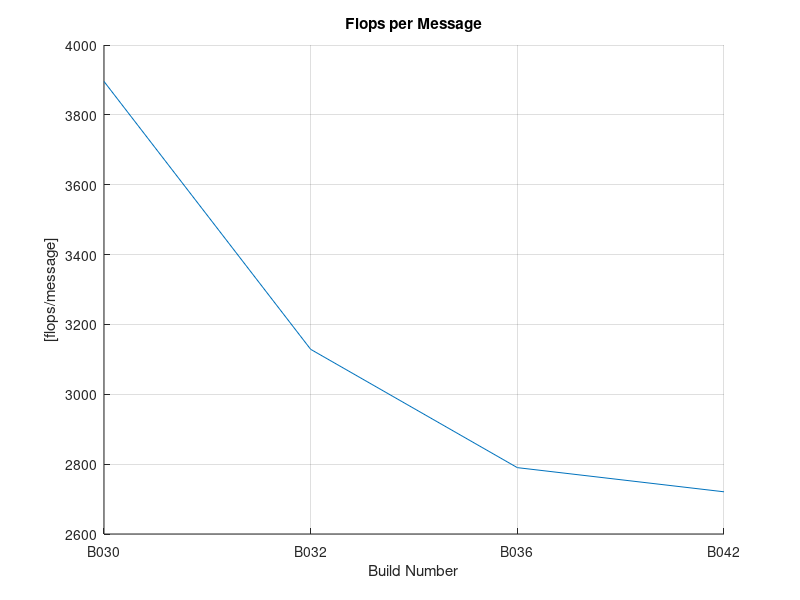

Write the MATLAB code that produced this figure.
data = [];
data_points = 0;
builds = {};

%%
% number of cycles = CPU_CLK_UNHALTED.REF_TSC
% number of flops = FP_COMP_OPS_EXE.SSE_SCALAR_DOUBLE +
%                   FP_COMP_OPS_EXE.SSE_SCALAR_SINGLE + 
%                   FP_COMP_OPS_EXE.X87
%% B030 floats, N=10
% -O3 -g
num_messages = 884068;
num_flops = 2052003078 + 576000864 + 816001224;
num_cycles = 59584089376; % reported by vTune
num_cycles_print = 5873471722; % reported by the program itself
runtime_sec = 18.097;
bandwidth_GB_sec = 0.931;

data = [data;data_points, num_flops/num_messages];
data_points = data_points + 1;
builds = [builds, {'B030'}];

%% B032 floats, N=10
% -O3 -g
num_messages = 884068;
num_flops = 1470002205 + 582000873 + 714001071;
num_cycles = 52960079440; % reported by vTune
num_cycles_print = 5584797774; % reported by the program itself
runtime_sec = 16.085;
bandwidth_GB_sec = 0.941;

data = [data;data_points, num_flops/num_messages];
data_points = data_points + 1;
builds = [builds, {'B032'}];

%% B036 floats, N=10
% -O3 -g
num_messages = 260215;
num_flops = 456000684 + 60000090 + 210000315;
num_cycles = 23580035370;
runtime_sec = 7.162;
bandwidth_GB_sec = 1.169;

data = [data;data_points, num_flops/num_messages];
data_points = data_points + 1;
builds = [builds, {'B036'}];

%% B042 floats, N=10
% -O3 -g
num_messages = 260215;
num_flops = 420000630 + 66000099 + 222000333;
num_cycles = 21540032310;
runtime_sec = 6.542;
bandwidth_GB_sec = 1.293;

data = [data;data_points, num_flops/num_messages];
data_points = data_points + 1;
builds = [builds, {'B042'}];

%% Plot styling
figure; hold on; grid on;
plot(data(:,1), data(:,2));
title('Flops per Message');
xlabel('Build Number')
ylabel('[flops/message]')
set(gca,'XTick',0:1:(data_points-1));
set(gca,'XTickLabel',builds);
print(gcf, '-r150', 'flops_per_message.png', '-dpng');
